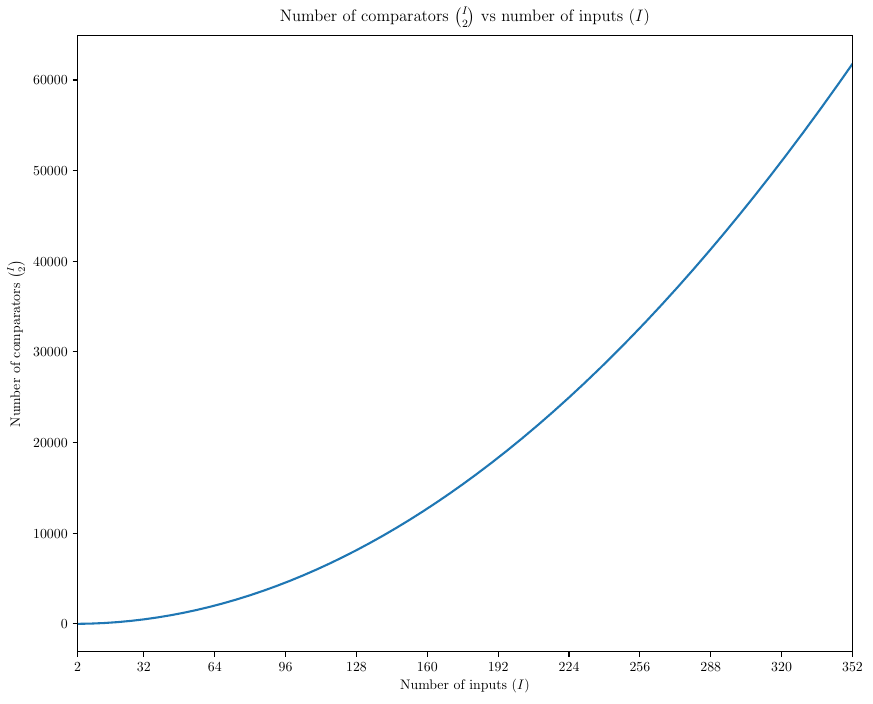

Write the Python code that produced this figure.
import matplotlib.pyplot as plt
import numpy as np

N = 352
xafter2 = 32
xstep = 32

input = np.arange(2,N+1)
comparators = [i*(i-1)/2 for i in input]
plt.figure(num=None, figsize=(10, 8), dpi=80, facecolor='w', edgecolor='k')
plt.rc('text', usetex=True)
plt.rc('font', family='serif')

plt.plot(input,comparators)
plt.xlabel(r"Number of inputs ($I$)")
plt.ylabel(r"Number of comparators ${I\choose 2}$")
plt.xlim((2,N))
xticks = np.concatenate(([2],np.arange(xafter2,N+1,xstep)))
plt.xticks(xticks,xticks)
plt.title(r"Number of comparators ${I\choose 2}$ vs number of inputs ($I$)")
#plt.show()
plt.savefig('NumberOfComparators.pdf',bbox_inches='tight')
plt.close()